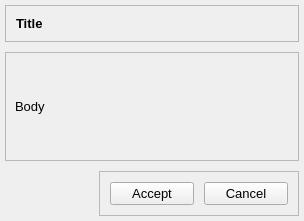
<?xml version="1.0" encoding="UTF-8"?>
<ui version="4.0">
 <class>Form</class>
 <widget class="QWidget" name="Form">
  <property name="geometry">
   <rect>
    <x>0</x>
    <y>0</y>
    <width>304</width>
    <height>221</height>
   </rect>
  </property>
  <property name="sizePolicy">
   <sizepolicy hsizetype="Expanding" vsizetype="Minimum">
    <horstretch>0</horstretch>
    <verstretch>0</verstretch>
   </sizepolicy>
  </property>
  <property name="font">
   <font>
    <pointsize>10</pointsize>
   </font>
  </property>
  <property name="windowTitle">
   <string>Form</string>
  </property>
  <layout class="QVBoxLayout" name="verticalLayout">
   <property name="spacing">
    <number>0</number>
   </property>
   <property name="leftMargin">
    <number>5</number>
   </property>
   <property name="topMargin">
    <number>5</number>
   </property>
   <property name="rightMargin">
    <number>5</number>
   </property>
   <property name="bottomMargin">
    <number>5</number>
   </property>
   <item>
    <widget class="QWidget" name="widget" native="true">
     <property name="sizePolicy">
      <sizepolicy hsizetype="Expanding" vsizetype="Preferred">
       <horstretch>0</horstretch>
       <verstretch>0</verstretch>
      </sizepolicy>
     </property>
     <layout class="QVBoxLayout" name="verticalLayout_3">
      <property name="spacing">
       <number>10</number>
      </property>
      <property name="leftMargin">
       <number>0</number>
      </property>
      <property name="topMargin">
       <number>0</number>
      </property>
      <property name="rightMargin">
       <number>0</number>
      </property>
      <property name="bottomMargin">
       <number>0</number>
      </property>
      <item>
       <widget class="QFrame" name="titleBar">
        <property name="frameShape">
         <enum>QFrame::Shape::StyledPanel</enum>
        </property>
        <property name="frameShadow">
         <enum>QFrame::Shadow::Raised</enum>
        </property>
        <layout class="QHBoxLayout" name="horizontalLayout">
         <property name="spacing">
          <number>10</number>
         </property>
         <property name="leftMargin">
          <number>10</number>
         </property>
         <property name="topMargin">
          <number>10</number>
         </property>
         <property name="rightMargin">
          <number>10</number>
         </property>
         <property name="bottomMargin">
          <number>10</number>
         </property>
         <item>
          <widget class="QLabel" name="titleLabel">
           <property name="sizePolicy">
            <sizepolicy hsizetype="Expanding" vsizetype="Preferred">
             <horstretch>0</horstretch>
             <verstretch>0</verstretch>
            </sizepolicy>
           </property>
           <property name="font">
            <font>
             <pointsize>10</pointsize>
             <bold>true</bold>
            </font>
           </property>
           <property name="text">
            <string>Title</string>
           </property>
           <property name="wordWrap">
            <bool>true</bool>
           </property>
          </widget>
         </item>
        </layout>
       </widget>
      </item>
      <item>
       <widget class="QScrollArea" name="scrollArea">
        <property name="widgetResizable">
         <bool>true</bool>
        </property>
        <widget class="QWidget" name="mainBody">
         <property name="geometry">
          <rect>
           <x>0</x>
           <y>0</y>
           <width>292</width>
           <height>103</height>
          </rect>
         </property>
         <layout class="QVBoxLayout" name="verticalLayout_2">
          <item>
           <widget class="QLabel" name="descriptionLabel">
            <property name="sizePolicy">
             <sizepolicy hsizetype="Expanding" vsizetype="Preferred">
              <horstretch>0</horstretch>
              <verstretch>0</verstretch>
             </sizepolicy>
            </property>
            <property name="text">
             <string>Body</string>
            </property>
            <property name="wordWrap">
             <bool>true</bool>
            </property>
           </widget>
          </item>
         </layout>
        </widget>
       </widget>
      </item>
      <item alignment="Qt::AlignmentFlag::AlignRight">
       <widget class="QFrame" name="footer">
        <property name="sizePolicy">
         <sizepolicy hsizetype="Preferred" vsizetype="Preferred">
          <horstretch>0</horstretch>
          <verstretch>0</verstretch>
         </sizepolicy>
        </property>
        <property name="minimumSize">
         <size>
          <width>200</width>
          <height>0</height>
         </size>
        </property>
        <property name="frameShape">
         <enum>QFrame::Shape::StyledPanel</enum>
        </property>
        <property name="frameShadow">
         <enum>QFrame::Shadow::Raised</enum>
        </property>
        <layout class="QHBoxLayout" name="horizontalLayout_2">
         <property name="spacing">
          <number>10</number>
         </property>
         <property name="leftMargin">
          <number>10</number>
         </property>
         <property name="topMargin">
          <number>10</number>
         </property>
         <property name="rightMargin">
          <number>10</number>
         </property>
         <property name="bottomMargin">
          <number>10</number>
         </property>
         <item>
          <widget class="QPushButton" name="yesButton">
           <property name="cursor">
            <cursorShape>PointingHandCursor</cursorShape>
           </property>
           <property name="text">
            <string>Accept</string>
           </property>
          </widget>
         </item>
         <item>
          <widget class="QPushButton" name="cancelButton">
           <property name="cursor">
            <cursorShape>PointingHandCursor</cursorShape>
           </property>
           <property name="text">
            <string>Cancel</string>
           </property>
          </widget>
         </item>
        </layout>
       </widget>
      </item>
     </layout>
    </widget>
   </item>
  </layout>
 </widget>
 <resources/>
 <connections/>
</ui>
